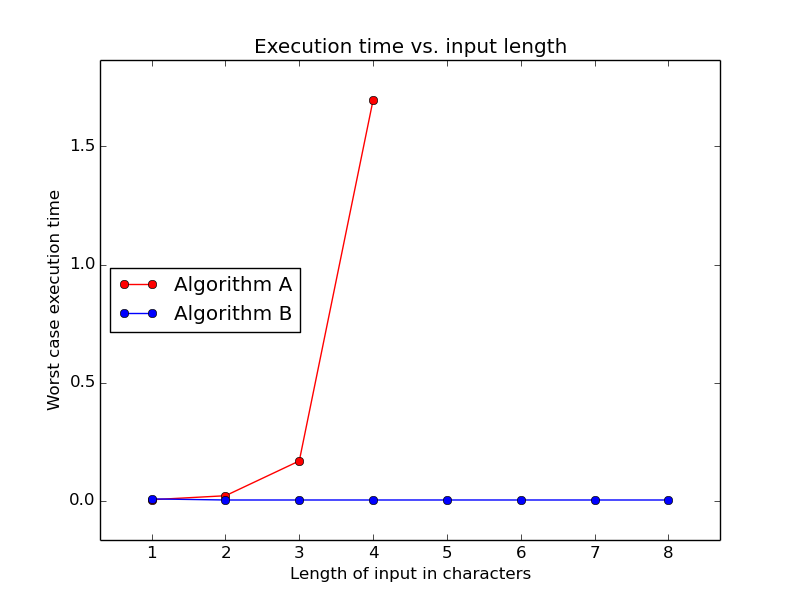

Write Python code to recreate this figure.
import matplotlib
matplotlib.use('Agg')
import matplotlib.pyplot as plt

# Column 2 from data table
A_input_chars = [1, 2, 3, 4]
B_input_chars = [1, 2, 3, 4, 5, 6, 7, 8]

# Column 3 and 4 from data table
# Replace list elements with your times
A_time = [0.00398206710815,0.0208818912506, 0.16832280159, 1.69691109657] 
B_time = [0.00746703147888,0.00282096862793, 0.00282406806946, 0.00280785560608, 0.00285482406616, 0.00282597541809, 0.00280785560608, 0.0028169155120]

fig, ax = plt.subplots(1,1)
# plot(x_list, y_list, "color and style")
ax.plot(A_input_chars, A_time, 'ro-', label='Algorithm A') # red dotsquit
ax.plot(B_input_chars, B_time, 'bo-',label='Algorithm B') # blue dots

# Label and show
ax.set_xlabel ("Length of input in characters")
ax.set_ylabel("Worst case execution time")
ax.set_title("Execution time vs. input length")
ax.legend(loc='center left')
ax.margins(.1)
fig.set_facecolor('white')
fig.savefig('graph1_data')
